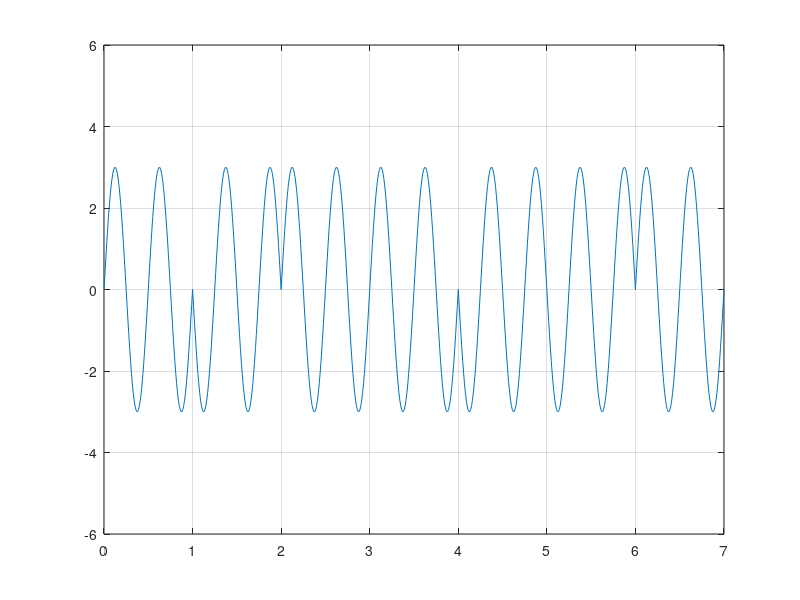

Reproduce this figure in MATLAB.
clc; 
clear all;
close all; 
bits = [1 0 1 1 0 0 1];

% Modulation
bitrate = 1;

sampling_rate = 100;
sampling_time = 1/sampling_rate;

end_time = length(bits)/bitrate;
time = 0:sampling_time:end_time;

a = 3;  %Amplitude
f = 2;   %Frequency
signal = a*sin(2*pi*f*time);
modulation = signal;

index = 1;

for i = 1:length(time)
    if bits(index) == 0
        modulation(i) = -signal(i);
    end
    if time(i)*bitrate >= index
        index = index+1;
    end
end

plot(time, modulation);
axis([0 end_time -2*a 2*a]);
grid on;

%Demodulation
index = 1;

for i = 1:length(modulation)
    demodultaion(index) = 1;
    if modulation(i) ~= signal(i)
        demodultaion(index) = 0;
    end
    if time(i)*bitrate >= index
        index = index+1;
    end
end

disp(demodultaion);